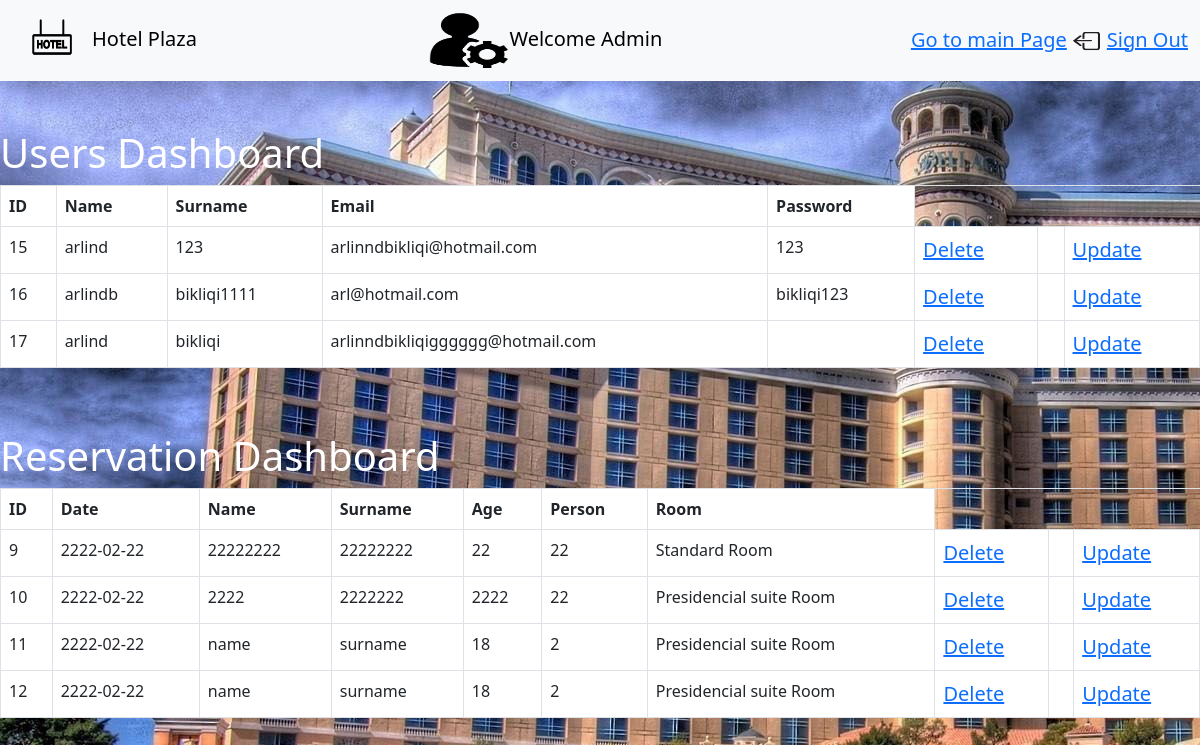
/php/dashboard.php, run on the app's committed database.
### tables this page shows
CREATE TABLE `users` (
  `id` int(255) NOT NULL,
  `name` varchar(255) NOT NULL,
  `surname` varchar(255) NOT NULL,
  `email` varchar(255) NOT NULL,
  `password` varchar(255) NOT NULL
);

CREATE TABLE `reservation` (
  `id` int(255) NOT NULL,
  `date` date NOT NULL,
  `name` varchar(255) NOT NULL,
  `surname` varchar(255) NOT NULL,
  `age` int(255) NOT NULL,
  `person` int(255) NOT NULL,
  `room` varchar(255) NOT NULL
);

### php/dashboard.php (the view, shortened to what this page needs)
<?php include('header.php')?>
	<?php
		include_once('config.php');
		$getUsers = $conn->prepare("SELECT * FROM users");
		$getUsers->execute();
		$users = $getUsers->fetchAll();
	 ?>
<head>
		<link rel="stylesheet" type="text/css" href="../css/dashboard.css">
		 <link href="https://cdn.jsdelivr.net/npm/bootstrap@5.3.0/dist/css/bootstrap.min.css" rel="stylesheet">
		</head>
		<nav class="navbar navbar-expand-lg navbar-light bg-light">
    <div class="container-fluid">
      <div class="collapse navbar-collapse" id="navbarSupportedContent">
        <a class="navbar-brand mt-2 mt-lg-0">
          <img src="../img/logo.png"
            height="55px"
            width="80px"/>Hotel Plaza</a>
      </div>
	  <div class="collapse navbar-collapse" id="navbarSupportedContent">
        <a class="navbar-brand mt-2 mt-lg-0">
          <img src="../img/admin.png"
            height="55px"
            width="80px"/>Welcome Admin</a>
      </div>
      <div class="d-flex align-items-center">
		<div class="dropdown">
          <a id="main" href="../php/index.php">Go to main Page</a>
        </div>
        <div class="dropdown">
          <a id="signout" href="../php/signout.php">
            <img src="../img/out.png"
              class="rounded-circle"
              height="30px"
              width="40px"
              alt="Sign Up"
              loading="lazy"/>Sign Out</a>
        </div>
      </div>
    </div>
  </nav>
  <br>
	 <br>
	 <h1 id="h1">Users Dashboard</h1>
  <table class="table table-bordered">
  <thead>
    <tr>
      <th scope="col">ID</th>
      <th scope="col">Name</th>
      <th scope="col">Surname</th>
      <th scope="col">Email</th>
	  <th scope="col">Password</th>
    </tr>
  </thead>
  <tbody>
	 	<?php
	 		foreach ($users as $user ) {
		?>
			<tr>
				<td> <?= $user['id'] ?> </td>
				<td> <?= $user['name'] ?> </td>
				<td> <?= $user['surname']  ?> </td>
				<td> <?= $user['email']  ?> </td>
				<td> <?= $user['password']  ?> </td>
				<td><?= "<a href='delete.php?id=$user[id]'> Delete</a>"?><td>
				<td><?=" <a  href='edit.php?id=$user[id]'> Update </a>"?></td>
			</tr>
		<?php
			}
	 	 ?>
	 </table>
<?php include('header.php')?>
	<?php
		include_once('config.php');
		$getreservation = $conn->prepare("SELECT * FROM reservation");
		$getreservation->execute();
		$reservation = $getreservation->fetchAll();
	 ?>
	 <br>
	 <br>
	 <h1 id="h1">Reservation Dashboard</h1>
	 <table class="table table-bordered">
  <thead>
    <tr>
      <th scope="col">ID</th>
	  <th scope="col">Date</th>
      <th scope="col">Name</th>
      <th scope="col">Surname</th>
      <th scope="col">Age</th>
	  <th scope="col">Person</th>
	  <th scope="col">Room</th>
    </tr>
  </thead>
	 	<?php
	 		foreach ($reservation as $reservation ) {
		?>
			<tr>
				<td> <?= $reservation['id'] ?> </td>
				<td> <?= $reservation['date'] ?> </td>
				<td> <?= $reservation['name']  ?> </td>
				<td> <?= $reservation['surname']  ?> </td>
				<td> <?= $reservation['age']  ?> </td>
				<td> <?= $reservation['person']  ?> </td>
				<td> <?= $reservation['room']  ?> </td>
				<td> <?= "<a href='delete1.php?id=$reservation[id]'> Delete</a>"?><td>
				<td><?=" <a href='edit1.php?id=$reservation[id]'> Update </a>"?></td>
			</tr>
		<?php
			}
	 	 ?>
</body>
</html>

### php/header.php (shortened to what this page needs)
<!DOCTYPE html>
<html lang="en">
<head>
	<link rel="stylesheet" href="../css/style.css">
</head>
<body>

### css/style.css (style rules this page uses)
html, body { height: 100%; }

### css/dashboard.css (style rules this page uses)
#h1 { color:white; }

### php/dashboard.php (style rules this page uses)
body { background-image: url('../img/background.jpg'); }
a { font-size:20px; }

### data on the page
users: id "15", name "arlind", surname "123", email "arlinndbikliqi@hotmail.com", password "123"
users: id "16", name "arlindb", surname "bikliqi1111", email "arl@hotmail.com", password "bikliqi123"
users: id "17", name "arlind", surname "bikliqi", email "arlinndbikliqigggggg@hotmail.com"
reservation: id "9", date "2222-02-22", name "22222222", surname "22222222", age "22", person "22", room "Standard Room"
reservation: id "10", date "2222-02-22", name "2222", surname "2222222", age "2222", person "22", room "Presidencial suite Room"
reservation: id "11", date "2222-02-22", name "name", surname "surname", age "18", person "2", room "Presidencial suite Room"
reservation: id "12", date "2222-02-22", name "name", surname "surname", age "18", person "2", room "Presidencial suite Room"
